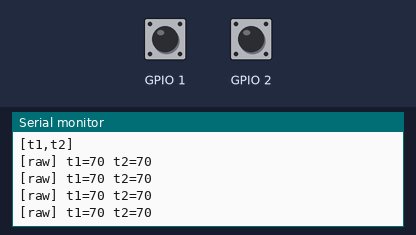
Simulated run of this sketch. Board: Seeed XIAO ESP32-S3. On the bench: the last lines printed to the serial monitor. The test bench sets the inputs (shaded band); at power-on: GPIO 1 HIGH, GPIO 2 HIGH.

Above: at 1.9 s.
2.0 s: GPIO 1 pulled LOW for 0.3 s
At 2.41 s:
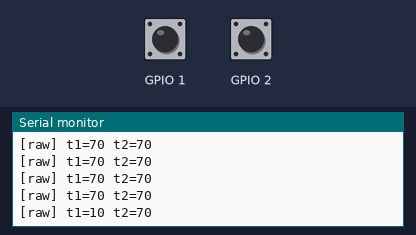
3.8 s: GPIO 2 pulled LOW for 0.3 s
At 4.21 s:
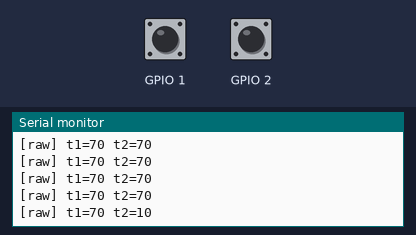

Measured:
- after the input at 2.0 s, the serial monitor: prints a new line after 0.21 s (image 1)
- after the input at 3.8 s, the serial monitor: prints a new line after 0.21 s (image 2)

The sketch:

touch-compare.ino
```cpp
/*
  临时对照诊断 sketch —— T1(GPIO1) vs T2(GPIO2) 两路触摸读数
  ------------------------------------------------------------
  目的：区分「GPIO1 单通道异常 / 触摸电极连接问题 / 触摸驱动整体异常」。

  边界（严格遵守本次要求）：
  - 独立文件，不修改正式固件 bjd-touch.ino。
  - 只调用 touchRead(1) 与 touchRead(2)，每 300ms 输出两路原始读数。
  - 保留必要初始化：touchRead 首次调用会自动初始化对应通道；预热若干次
    让 ng 驱动完成 benchmark 扫描 / enable / start，并以稳定状态开始输出。
  - 不接 Wi-Fi / UDP / HTTP / Worker / HMAC / AI / TTS，不需要任何密钥。
  - 不改滤波器参数、不加动态基线、不加阈值判断、不触发任何上报逻辑。
  - 只用 Arduino ESP32 Core 3.3.12 自带 API，FQBN = esp32:esp32:XIAO_ESP32S3。

  读数说明：Core 3.3.12 的 touchRead() 返回 TOUCH_CHAN_DATA_TYPE_SMOOTH
  （硬件平滑值，uint32_t），类型与正式固件完全一致，可直接横向对比。

  安全测试法（见交付说明）：
  A) 原铜箔/导线不动，接在 D0(GPIO1) 上观察 t1、t2；
  B) 断电后把同一套导线+铜箔从 D0 移到 D1(GPIO2) 再观察；
  用金属物隔绝缘层触碰（或直接捏导线金属端），不直接摸裸露引脚。
*/

void setup() {
  Serial.begin(115200);
  delay(200);
  Serial.println("\n[touch-compare] boot, XIAO ESP32-S3 / Core 3.3.12");
  Serial.println("[touch-compare] t1=touchRead(GPIO1=D0/T1)  t2=touchRead(GPIO2=D1/T2)");

  // 预热：首次 touchRead(pin) 会触发该通道自动初始化
  // （__touchInit -> __touchChannelInit -> benchmark 扫描 -> enable/start）。
  // 两路都读若干次，使 3 次 oneshot benchmark 与 IIR 平滑进入稳定状态，
  // 避免开头几帧的暂态值干扰观察。不改变任何驱动参数。
  for (int i = 0; i < 20; i++) {
    touchRead(1);
    touchRead(2);
    delay(25);
  }
  Serial.println("[touch-compare] warmed up. start reading every 300ms:");
  Serial.println("[t1,t2]");
}

void loop() {
  uint32_t t1 = touchRead(1);
  uint32_t t2 = touchRead(2);
  Serial.printf("[raw] t1=%u t2=%u\n", (unsigned int)t1, (unsigned int)t2);
  delay(300);
}
```
